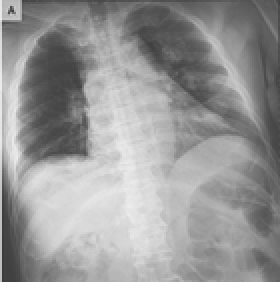
#> input picture extension_restoration_usm/data/medical/clean/cxr_github_01.png, 140 x 141 px, shrunk from 509 x 512 before the run (shown 2 times larger)
$ python run_experiment.py
#> lines starting #> are read from the running program, lines starting #| are printed output that depends on the picture
#> (the call stopped at in _download, `with urllib.request.urlopen(req, timeout=timeout) as resp:`: the network is not available in this run)
### extension_restoration_usm/degradations.py
"""Synthesize the three experiment degradations from clean images.

Every degraded file is paired with its clean counterpart of the same stem.
A JSON manifest records the exact degradation parameters so restoration
(e.g. Wiener PSF) can use the known kernel.
"""
from __future__ import annotations

import hashlib
import json
import sys
from pathlib import Path

import numpy as np
from PIL import Image
from scipy.ndimage import gaussian_filter

from config import (
    BLUR_SIGMAS,
    DATA_DIR,
    DEGRADATIONS,
    DOMAINS,
    GAUSSIAN_NOISE_SIGMAS,
    RNG_SEED,
    ROOT,
    SALT_PEPPER_AMOUNTS,
)


def _stable_id(stem: str) -> int:
    return int(hashlib.md5(stem.encode("utf-8")).hexdigest()[:8], 16) % 1000


def load_float(path: Path) -> np.ndarray:
    arr = np.asarray(Image.open(path), dtype=np.float64)
    if arr.max() > 1.0:
        arr = arr / 255.0
    return np.clip(arr, 0.0, 1.0)


def save_float(path: Path, image: np.ndarray) -> None:
    path.parent.mkdir(parents=True, exist_ok=True)
    u8 = np.clip(np.round(image * 255.0), 0, 255).astype(np.uint8)
    Image.fromarray(u8).save(path)


def salt_pepper(image: np.ndarray, amount: float, rng: np.random.Generator) -> np.ndarray:
    out = image.copy()
    hw = image.shape[:2]
    mask = rng.random(hw)
    salt = mask < amount / 2.0
    pepper = (mask >= amount / 2.0) & (mask < amount)
    if image.ndim == 3:
        out[salt] = 1.0
        out[pepper] = 0.0
    else:
        out[salt] = 1.0
        out[pepper] = 0.0
    return out


def gaussian_noise(image: np.ndarray, sigma: float, rng: np.random.Generator) -> np.ndarray:
    noise = rng.normal(0.0, sigma, size=image.shape)
    return np.clip(image + noise, 0.0, 1.0)


def gaussian_blur(image: np.ndarray, sigma: float) -> np.ndarray:
    if image.ndim == 3:
        blurred = np.stack(
            [gaussian_filter(image[..., c], sigma=sigma) for c in range(image.shape[2])],
            axis=-1,
        )
    else:
        blurred = gaussian_filter(image, sigma=sigma)
    return np.clip(blurred, 0.0, 1.0)


def synthesize_domain(domain: str) -> list[dict]:
    clean_dir = DATA_DIR / domain / "clean"
    clean_paths = sorted(clean_dir.glob("*.png"))
    if not clean_paths:
        raise SystemExit(f"No clean images in {clean_dir}. Run collect_images.py first.")

    records: list[dict] = []
    for clean_path in clean_paths:
        clean = load_float(clean_path)
        stem = clean_path.stem

        for level, amount in enumerate(SALT_PEPPER_AMOUNTS, start=1):
            rng = np.random.default_rng(RNG_SEED + level * 100 + _stable_id(stem))
            degraded = salt_pepper(clean, amount, rng)
            out = DATA_DIR / domain / "salt_pepper" / f"{stem}_l{level}.png"
            save_float(out, degraded)
            records.append(
                dict(
                    domain=domain,
                    degradation="salt_pepper",
                    image=stem,
                    level=level,
                    amount=amount,
                    clean=str(clean_path.relative_to(DATA_DIR)),
                    degraded=str(out.relative_to(DATA_DIR)),
                )
            )
#> after the loop, records = 3 items

        for level, sigma in enumerate(GAUSSIAN_NOISE_SIGMAS, start=1):
            rng = np.random.default_rng(RNG_SEED + 1000 + level * 100 + _stable_id(stem))
            degraded = gaussian_noise(clean, sigma, rng)
            out = DATA_DIR / domain / "gaussian_noise" / f"{stem}_l{level}.png"
            save_float(out, degraded)
            records.append(
                dict(
                    domain=domain,
                    degradation="gaussian_noise",
                    image=stem,
                    level=level,
                    sigma=sigma,
                    clean=str(clean_path.relative_to(DATA_DIR)),
                    degraded=str(out.relative_to(DATA_DIR)),
                )
            )
#> this loop made 3 passes
#> pass 2, in synthesize_domain, `degraded = gaussian_noise(clean, sigma, rng)`:
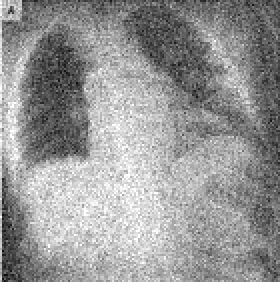
#> degraded: shape (141, 140) float64 (shown 2 times larger); min 0.0412, max 1, mean 0.591
#> after the loop, records = 6 items

        for level, sigma in enumerate(BLUR_SIGMAS, start=1):
            degraded = gaussian_blur(clean, sigma)
            out = DATA_DIR / domain / "blur" / f"{stem}_l{level}.png"
            save_float(out, degraded)
            records.append(
                dict(
                    domain=domain,
                    degradation="blur",
                    image=stem,
                    level=level,
                    sigma=sigma,
                    clean=str(clean_path.relative_to(DATA_DIR)),
                    degraded=str(out.relative_to(DATA_DIR)),
                )
            )
#> this loop made 3 passes
#> pass 2, in gaussian_blur (call 2), `blurred = gaussian_filter(image, sigma=sigma)`:
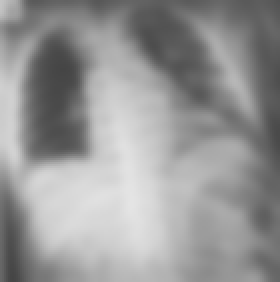
#> blurred: shape (141, 140) float64 (shown 2 times larger); min 0.273, max 0.897, mean 0.592
#> after the loop, records = 9 items
#> (reads extension_restoration_usm/data/manifest.json from the repository)

    return records


def main() -> None:
    all_records: list[dict] = []
    for domain in DOMAINS:
        print(f"[{domain}] synthesizing {', '.join(DEGRADATIONS)}")
        all_records.extend(synthesize_domain(domain))
    manifest = DATA_DIR / "manifest.json"
    manifest.write_text(json.dumps(all_records, indent=2), encoding="utf-8")
    print(f"Wrote {len(all_records)} degraded images. Manifest: {manifest}")


# [3 lines that do not run on import are left out]

### extension_restoration_usm/sharpening_ext.py
"""Practical (blind) form of the paper's modified unsharp masking.

The parent implementation in gregory_usm/sharpening.py follows Fig. 2 literally:
it extracts the edge mask from the *clean reference* and adds it to the degraded
image. That is correct for the paper's IQA-benchmark protocol, but it would leak
ground-truth edges into both pipelines of this extension and hide the effect of
restoration.

Here the same coefficient-bound factor k = |a2| + |a3| is applied to edges
extracted from the image actually being sharpened:

    edge      = image − GaussianSmooth(image)
    sharpened = image + k(t, λ) · edge

This is the form that can be used at test time on medical or satellite images
for which no clean reference exists.
"""
from __future__ import annotations

import sys
from pathlib import Path

import numpy as np

REPO_ROOT = Path(__file__).resolve().parent.parent
if str(REPO_ROOT) not in sys.path:
    sys.path.insert(0, str(REPO_ROOT))

from gregory_usm.sharpening import gaussian_smooth, sharpening_factor

from config import LAM, T, USM_SIGMA


def modified_usm(
    image: np.ndarray,
    t: float = T,
    lam: float = LAM,
    sigma: float = USM_SIGMA,
    k_scale: float = 1.0,
) -> np.ndarray:
    """Apply coefficient-bound unsharp masking.

    k_scale < 1 is used after restoration: the paper's k was calibrated on
    degraded inputs, and the residual is already larger once the image has
    been denoised or deblurred.
    """
#> called with t = 0.6, lam = 0, sigma = 2, k_scale = 1
    image = np.asarray(image, dtype=np.float64)
    vmax = 1.0 if image.max() <= 1.0 else 255.0
#> vmax = 1
    smoothed = gaussian_smooth(image, sigma=sigma)
    edge = image - smoothed
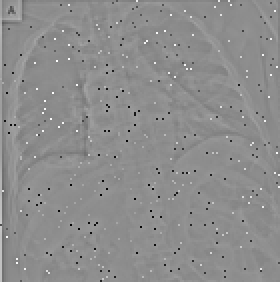
#> edge: shape (141, 140) float64 (shown 2 times larger); min -0.86, max 0.689, mean -2.03e-17; drawn with min black and max white
    k = sharpening_factor(t, lam) * float(k_scale)
    return np.clip(image + k * edge, 0.0, vmax)
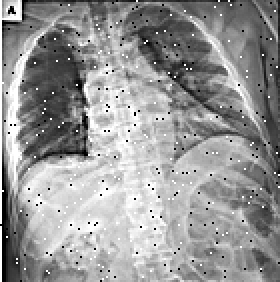
#> returned value: shape (141, 140) float64 (shown 2 times larger); min 0, max 1, mean 0.593

### gregory_usm/sharpening.py
"""Modified unsharp masking pipeline (Sect. 4.1-4.3, Fig. 2).

Pipeline exactly as described in the paper:
  1. Gaussian-smooth the ORIGINAL (reference) image                 (Sect. 4.2, Eq. 35)
  2. edge_image        = original - smoothed                       (Fig. 2, the "-" node)
  3. enhanced_edge      = k(t, lam) * edge_image                    (Fig. 2, the "*" node)
       where k combines the coefficient bounds |a2|, |a3| from
       Theorem 1 (Eqs. 32, 34). The paper does not give an explicit
       combination formula for the two bounds into one scalar; per
       the accompanying implementation decision we use k = |a2| + |a3|.
  4. sharpened_image    = blurred + enhanced_edge                   (Fig. 2, the "+" node)

Best-performing parameters reported in the paper: t = 0.6, lambda = 0.
"""
from __future__ import annotations

import numpy as np
from scipy.ndimage import gaussian_filter

from .coefficients import a2_bound, a3_bound


def gaussian_smooth(image: np.ndarray, sigma: float = 2.0) -> np.ndarray:
    """Gaussian smoothing (Eq. 35). Works on grayscale (H,W) or color (H,W,C)."""
    image = image.astype(np.float64)
    if image.ndim == 3:
        return np.stack(
            [gaussian_filter(image[..., c], sigma=sigma) for c in range(image.shape[2])],
            axis=-1,
        )
    return gaussian_filter(image, sigma=sigma)


def sharpening_factor(t: float = 0.6, lam: float = 0.0) -> float:
    """k(t, lambda) = |a2| + |a3|, the coefficient-bound sharpening factor."""
    return a2_bound(t, lam) + a3_bound(t, lam)


# [27 lines left out: function modified_unsharp_masking, not called in this run]

### extension_restoration_usm/restoration.py
"""Restoration methods matched to the three degradations. See STUDY.md."""
from __future__ import annotations

import numpy as np
from scipy.ndimage import median_filter
from skimage.restoration import denoise_nl_means, estimate_sigma, wiener

from config import (
    MEDIAN_SIZE_BY_AMOUNT,
    NLM_H_SCALE,
    NLM_PATCH_DISTANCE,
    NLM_PATCH_SIZE,
    WIENER_BALANCE,
)


def gaussian_psf(sigma: float, truncate: float = 4.0) -> np.ndarray:
    """Discrete Gaussian kernel matching scipy.ndimage.gaussian_filter's default truncation."""
    radius = max(1, int(truncate * sigma + 0.5))
    ax = np.arange(-radius, radius + 1, dtype=np.float64)
    xx, yy = np.meshgrid(ax, ax)
    kernel = np.exp(-(xx**2 + yy**2) / (2.0 * sigma**2))
    kernel /= kernel.sum()
    return kernel


def restore_salt_pepper(image: np.ndarray, amount: float) -> np.ndarray:
    """Median filter. Window grows with impulse density (3 then 5)."""
#> called with amount = 0.02
    size = MEDIAN_SIZE_BY_AMOUNT.get(float(amount), 5)
    if image.ndim == 3:
        restored = np.stack(
            [median_filter(image[..., c], size=size) for c in range(image.shape[2])],
            axis=-1,
        )
    else:
        restored = median_filter(image, size=size)
#> call 2 of modified_usm, with t = 0.6, lam = 0, sigma = 2, k_scale = 0.12
#> in modified_usm (call 2), `edge = image - smoothed`:
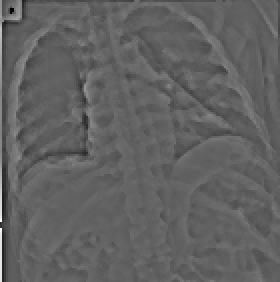
#> edge: shape (141, 140) float64 (shown 2 times larger); min -0.232, max 0.372, mean -2.1e-17; drawn with min black and max white
    return np.clip(restored, 0.0, 1.0)


def restore_gaussian_noise(image: np.ndarray, sigma: float | None = None) -> np.ndarray:
    """Non-local means (Buades, Coll & Morel 2005), edge-preserving AWGN denoiser."""
    channel_axis = -1 if image.ndim == 3 else None
    if sigma is None:
        est = estimate_sigma(image, average_sigmas=True, channel_axis=channel_axis)
        sigma = float(est)
    h = NLM_H_SCALE * float(sigma)
    restored = denoise_nl_means(
        image,
        h=h,
        fast_mode=True,
        patch_size=NLM_PATCH_SIZE,
        patch_distance=NLM_PATCH_DISTANCE,
        channel_axis=channel_axis,
    )
    return np.clip(np.asarray(restored, dtype=np.float64), 0.0, 1.0)


def restore_blur(image: np.ndarray, sigma: float) -> np.ndarray:
    """Wiener deconvolution with the known Gaussian PSF, reflect-padded.

    FFT deconvolution wraps the image torus-like. Without padding that produces
    bright/dark bands at the border, which the subsequent USM then amplifies.
    Reflect padding of ~4σ (the Gaussian kernel support) suppresses that.
    """
    psf = gaussian_psf(sigma)
    pad = max(8, int(4.0 * sigma + 2))
    work = _reflect_pad(image, pad)
    if work.ndim == 3:
        restored = np.stack(
            [
                wiener(work[..., c], psf, balance=WIENER_BALANCE, clip=True)
                for c in range(work.shape[2])
            ],
            axis=-1,
        )
    else:
        restored = wiener(work, psf, balance=WIENER_BALANCE, clip=True)
    restored = _crop_pad(np.asarray(restored, dtype=np.float64), pad)
    return np.clip(restored, 0.0, 1.0)


def _reflect_pad(image: np.ndarray, pad: int) -> np.ndarray:
    if image.ndim == 2:
        return np.pad(image, pad, mode="reflect")
    return np.pad(image, ((pad, pad), (pad, pad), (0, 0)), mode="reflect")


def _crop_pad(image: np.ndarray, pad: int) -> np.ndarray:
    if image.ndim == 2:
        return image[pad:-pad, pad:-pad]
    return image[pad:-pad, pad:-pad, :]


def restore(image: np.ndarray, degradation: str, record: dict) -> np.ndarray:
    if degradation == "salt_pepper":
        return restore_salt_pepper(image, record["amount"])
    if degradation == "gaussian_noise":
        return restore_gaussian_noise(image, record.get("sigma"))
    if degradation == "blur":
        return restore_blur(image, record["sigma"])
    raise ValueError(f"unknown degradation {degradation!r}")

### extension_restoration_usm/metrics_eval.py
"""Quality and sharpness metrics for the extension experiment.

Full-reference: PSNR, SSIM (possible because every degraded image has a clean pair).
Paper metrics:  PLCC (Eq. 36), SROCC (Eq. 37) from gregory_usm.metrics.
MOS proxy:      SSIM(output, clean), used because these domain images have no
                human MOS. The algorithm score is a no-reference sharpness
                (variance of the Laplacian / Tenengrad-style).

If sharpening only amplifies noise, the Laplacian variance rises while SSIM
falls, so PLCC/SROCC drop. Restoration-then-sharpening should raise both
full-reference scores *and* the agreement between 'looks sharp' and 'is closer
to the clean image'.
"""
from __future__ import annotations

import sys
from pathlib import Path

import numpy as np
from scipy.ndimage import laplace, sobel
from skimage.metrics import peak_signal_noise_ratio as psnr
from skimage.metrics import structural_similarity as ssim

REPO_ROOT = Path(__file__).resolve().parent.parent
if str(REPO_ROOT) not in sys.path:
    sys.path.insert(0, str(REPO_ROOT))

from gregory_usm.metrics import plcc, srocc


def _gray(image: np.ndarray) -> np.ndarray:
    image = np.asarray(image, dtype=np.float64)
    if image.ndim == 3:
        return image.mean(axis=-1)
    return image


def psnr_score(reference: np.ndarray, test: np.ndarray) -> float:
    return float(psnr(reference, test, data_range=1.0))


def ssim_score(reference: np.ndarray, test: np.ndarray) -> float:
    kwargs = dict(data_range=1.0)
#> kwargs = {'data_range': 1}
    if reference.ndim == 3:
        kwargs["channel_axis"] = -1
    return float(ssim(reference, test, **kwargs))


def laplacian_variance(image: np.ndarray) -> float:
    """No-reference sharpness: variance of Laplacian (Pech-Pacheco et al.)."""
    return float(np.var(laplace(_gray(image))))


def tenengrad(image: np.ndarray) -> float:
    """No-reference sharpness: mean squared Sobel gradient energy."""
    g = _gray(image)
    gx = sobel(g, axis=1)
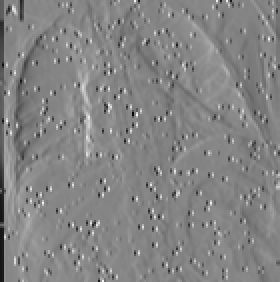
#> gx: shape (141, 140) float64 (shown 2 times larger); min -2.49, max 2.26, mean -0.0269; drawn with min black and max white
    gy = sobel(g, axis=0)
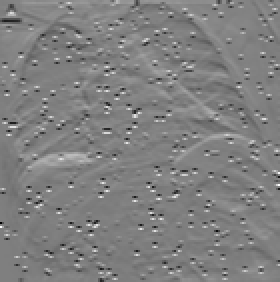
#> gy: shape (141, 140) float64 (shown 2 times larger); min -2.27, max 2.27, mean 0.0119; drawn with min black and max white
    return float(np.mean(gx**2 + gy**2))


def pair_metrics(reference: np.ndarray, test: np.ndarray) -> dict[str, float]:
    return dict(
        psnr=psnr_score(reference, test),
        ssim=ssim_score(reference, test),
        lapvar=laplacian_variance(test),
        tenengrad=tenengrad(test),
    )
#> (the rest of the program and of its run is left out)
